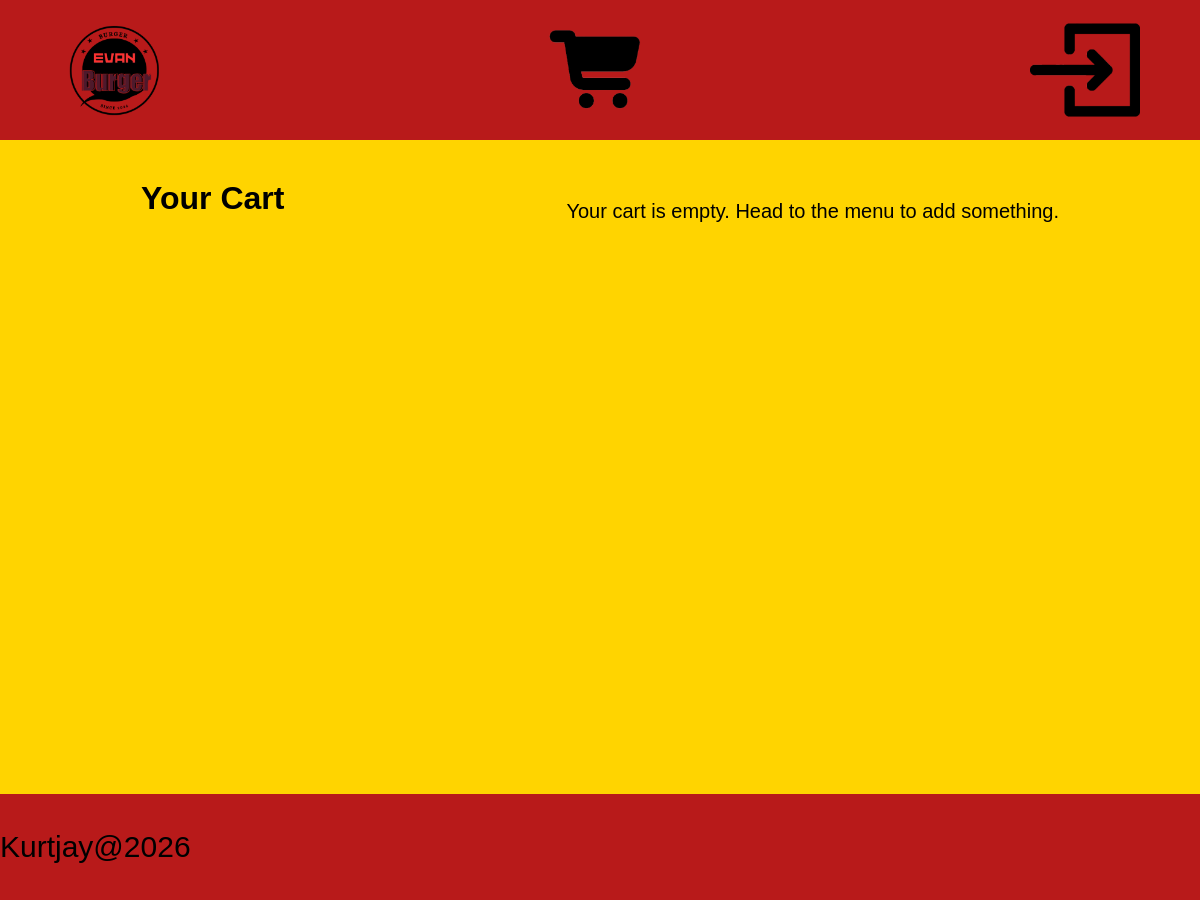
Page /cart (signed in) on the earlier database version.
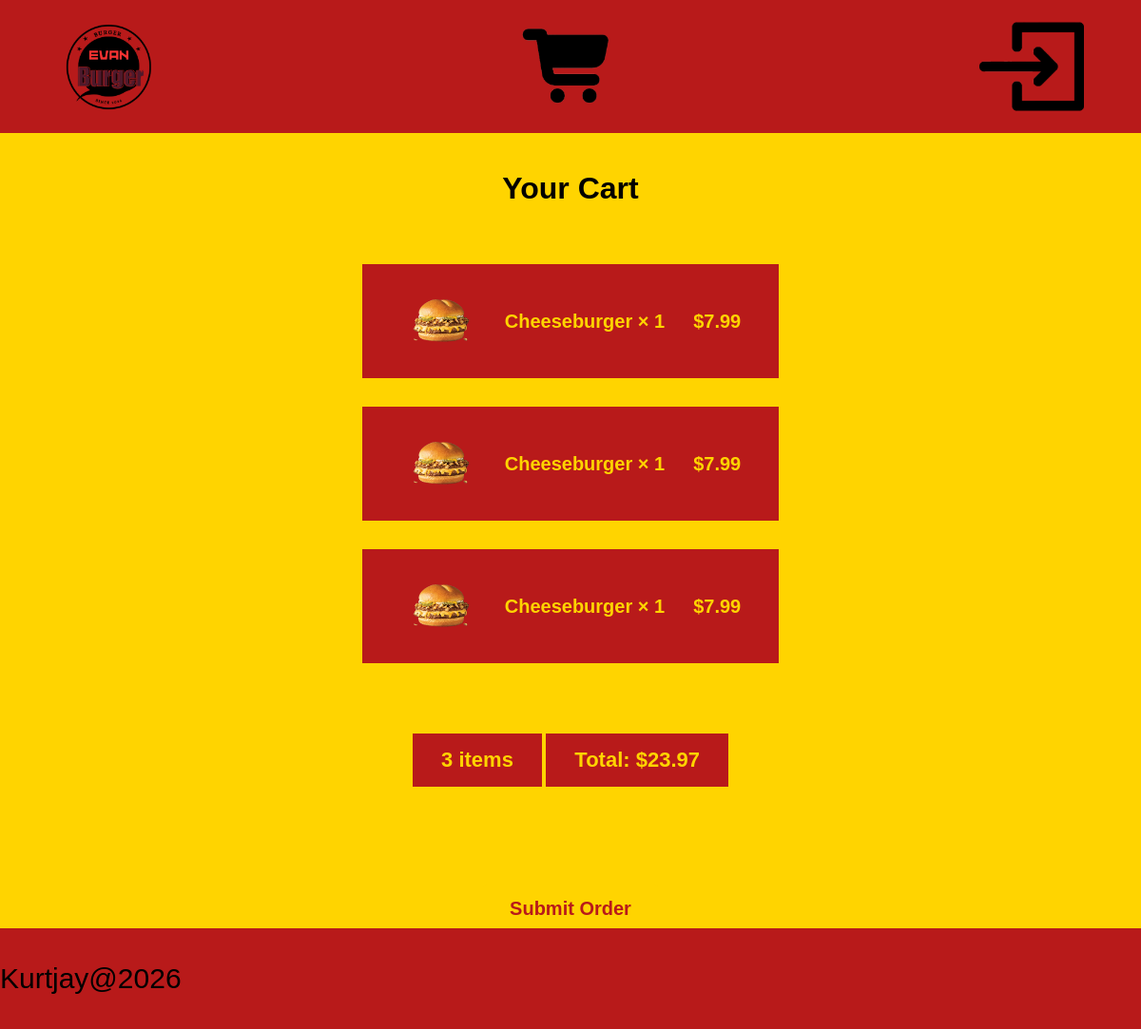
Same page on the later database version.
### tables this page shows
CREATE TABLE `Customer_order` (
  `id` INT,
  `burger_ordered_id` INT,
  `sides_ordered_id` INT,
  `user_id` INT,
  PRIMARY KEY (`id`),
  FOREIGN KEY (`sides_ordered_id`)
      REFERENCES `sides_ordered`(`id`),
  FOREIGN KEY (`burger_ordered_id`)
      REFERENCES `burger_ordered`(`id`),
  FOREIGN KEY (`user_id`)
      REFERENCES `user`(`id`)
);

CREATE TABLE products (id INT, burgers TEXT, price REAL, ingredients TEXT, condiments TEXT, photo, PRIMARY KEY (id));

CREATE TABLE `burger_ordered` (
  `id` INT,
  `products_id` INT,
  `burger_quantity` INT,
  PRIMARY KEY (`id`),
  FOREIGN KEY (`products_id`)
      REFERENCES `products`(`id`)
);

### app.py (the view)
@app.route('/cart')
@login_required
def cart():
    sql = """
        SELECT
            Customer_order.id AS order_id,
            products.burgers AS burger_name,
            products.price AS burger_price,
            products.photo AS burger_photo,
            burger_ordered.burger_quantity AS burger_quantity,
            sides.sides AS side_name,
            sides.price AS side_price,
            sides.photo AS side_photo,
            sides_ordered.burger_quantity AS side_quantity
        FROM Customer_order
        LEFT JOIN burger_ordered ON Customer_order.burger_ordered_id = burger_ordered.id
        LEFT JOIN products ON burger_ordered.products_id = products.id
        LEFT JOIN sides_ordered ON Customer_order.sides_ordered_id = sides_ordered.id
        LEFT JOIN sides ON sides_ordered.sides_id = sides.id
        WHERE Customer_order.user_id = ?
        ORDER BY Customer_order.id
    """
    order_items = query_db(sql, [session['user_id']]) or []  # "or []" keeps this a list even if query_db ever returned None
    total = 0  # running total of the whole order, in dollars
    for row in order_items:
        if row['burger_price'] is not None:  # this row is a burger line
            burger_price = float(str(row['burger_price']).replace('$', ''))
            total += burger_price * row['burger_quantity']
        if row['side_price'] is not None:  # this row is a side line
            total += row['side_price'] * row['side_quantity']
    return render_template('cart.html', order_items=order_items, total=total)

### app.py (called while the page is built)
def get_db():
    db = getattr(g, '_database', None)  # checks if a connection was already opened during this request
    if db is None:  # no connection yet this request
        db = g._database = sqlite3.connect(DATABASE)  # open one, and store it on "g" so the rest of this request can reuse it
        db.row_factory = sqlite3.Row  # lets query results be read like dictionaries (row['column']) instead of plain tuples
    return db

@app.teardown_appcontext  # Flask calls this automatically at the end of every request, success or failure
def close_connection(exception):
    db = getattr(g, '_database', None)
    if db is not None:
        db.close()  # closes the connection so it doesn't stay open after the request finishes

def query_db(query, args=(), one=False):
    cur = get_db().execute(query, args)
    rv = cur.fetchall()
    cur.close()
    return (rv[0] if rv else None) if one else rv

def login_required(view):  # put @login_required above any route that needs session['user_id'] to exist
    @wraps(view)
    def wrapped_view(*args, **kwargs):
        if 'user_id' not in session:  # nobody logged in this session
            flash("Please log in first.")
            return redirect(url_for('login'))  # send them to login instead of crashing on session['user_id']
        return view(*args, **kwargs)
    return wrapped_view

### templates/cart.html
{% extends "layout.html" %}
{% block content %}
<h1 class="cart-title">Your Cart</h1>
{% if order_items %}
<div class="cart-items">
    {% for line in order_items %}
    <div class="cart-line">
        {% if line.burger_name %}
        <img src="/{{ line.burger_photo }}" alt="{{ line.burger_name }}" class="cart-line-photo">
        <p class="cart-line-name">{{ line.burger_name }} &times; {{ line.burger_quantity }}</p>
        <p class="cart-line-price">${{ "%.2f"|format(line.burger_price|replace("$", "")|float * line.burger_quantity) }}</p>
        {% elif line.side_name %}
        <img src="/{{ line.side_photo }}" alt="{{ line.side_name }}" class="cart-line-photo">
        <p class="cart-line-name">{{ line.side_name }} &times; {{ line.side_quantity }}</p>
        <p class="cart-line-price">${{ "%.2f"|format(line.side_price * line.side_quantity) }}</p>
        {% endif %}
    </div>
    {% endfor %}
</div>
<div class="cart-total">
    <p>{{ order_items|length }} item{{ 's' if order_items|length != 1 else '' }}</p>
    <p>Total: ${{ "%.2f"|format(total) }}</p>
</div>
<div class="submit-order-row">
    <form action="{{ url_for('submit_order') }}" method="post">
        <button type="submit" class="submit-order-btn">
            Submit Order
        </button>
    </form>
</div>
{% else %}
<p class="cart-empty">Your cart is empty. Head to the <a href="{{ url_for('menu') }}">menu</a> to add something.</p>
{% endif %}
{% endblock %}

### templates/layout.html (shortened to what this page needs)
<!DOCTYPE html>
<html lang="en">
<head>
    <link rel="stylesheet" href="../static/CSS/style.css">
</head>
<body>
    <header>
        <div class="header">
            <div class="head">
                <a href="/"><img src="static/images/burger-logo.png" alt="Burger logo" >
                    </a>
            </div>
            <div class="cart">
                <a href="/cart"><img src="static/images/cartlogo.png" alt="Cart">
                    </a>
            </div>
            <div>
                <div class="log">
                    <a href="/login"><img src="static/images/login-logo.png" alt="login logo">
                    </a>
                </div>
            </div>
        </div>
    </header>
    <main>
        {% block content %}{% endblock %}
    </main>
    <footer>
        {% include "footer.html" %}
    </footer>
</body>
</html>

### templates/footer.html (shortened to what this page needs)
<!DOCTYPE html>
<html>
    <link rel="stylesheet" href="../static/CSS/style.css">
<footer>
    <div class="footer-style">
        <p>Kurtjay@2026</p>
    </div>
</footer>
</html>

### static/CSS/style.css (style rules this page uses)
body { margin:0; min-height: 100vh; background: #FFD400; font-family:sans-serif; padding-bottom: 100px; }
footer { background-color: #B81A1A; padding-right: 100%; padding-top: 0.5%; padding-bottom: 0.5%; position: fixed; bottom: 0; left: 0; }
.footer-style { font-size: 30px; font-family: sans-serif; }
header { background-color: #B81A1A; }
.header { display: flex; align-items: center; justify-content: space-between; padding: 15px 60px; }
.header a { display: flex; align-items: center; justify-content: center; }
.header img { height: 110px; width: auto; display: block; }
a { color: black; text-decoration: none; }
main { display: grid; }
main p, h3 { font-size: 20px; margin-top: 10%; grid-column: 2; }
.cart-title { text-align: center; font-size: 32px; margin-top: 40px; }
.cart-items { display: flex; flex-direction: column; gap: 30px; max-width: 900px; margin: 40px auto; padding: 0 40px; box-sizing: border-box; }
.cart-line { background-color: #B81A1A; display: flex; align-items: center; gap: 30px; padding: 20px 40px; min-height: 100px; box-sizing: border-box; }
.cart-line-photo { width: 80px; height: 80px; object-fit: contain; flex-shrink: 0; }
.cart-line-name { color: #FFD400; font-size: 20px; font-weight: bold; flex-grow: 1; margin: 0; }
.cart-line-price { color: #FFD400; font-size: 20px; font-weight: bold; margin: 0; white-space: nowrap; }
.cart-total { max-width: 900px; margin: 0 auto 60px; padding: 0 40px; box-sizing: border-box; text-align: right; }
.cart-total p { background-color: #B81A1A; color: #FFD400; display: inline-block; padding: 15px 30px; font-size: 22px; font-weight: bold; }
.submit-order-row { max-width: 900px; margin: 20px auto 0; padding: 0 40px; box-sizing: border-box; text-align: right; }
.submit-order-btn { background-color: #FFD400; color: #B81A1A; border: none; padding: 15px 30px; font-size: 20px; font-weight: bold; border-radius: 8px; cursor: pointer; }

Differences in the rows shown:
added Customer_order: burger_photo (picture), burger_name "Cheeseburger", burger_quantity "1"
now on this page (row unchanged): products: price.burger_quantity "7.99"
added Customer_order: burger_photo (picture), burger_name "Cheeseburger", burger_quantity "1"
added Customer_order: burger_photo (picture), burger_name "Cheeseburger", burger_quantity "1"
Other differences:
{{ order_items|length }}: (not shown) → "3"
{{ 's' if order_items|length != 1 else '' }}: (not shown) → "s"
{{ "%.2f"|format(total) }}: (not shown) → "23.97"
text no longer shown: "Your cart is empty. Head to the menu to add something."
text now shown: "item Total: $ Submit Order"
